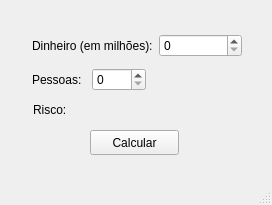
<?xml version="1.0" encoding="UTF-8"?>
<ui version="4.0">
 <class>MainWindow</class>
 <widget class="QMainWindow" name="MainWindow">
  <property name="geometry">
   <rect>
    <x>0</x>
    <y>0</y>
    <width>272</width>
    <height>205</height>
   </rect>
  </property>
  <property name="windowTitle">
   <string>MainWindow</string>
  </property>
  <widget class="QWidget" name="centralwidget">
   <widget class="QPushButton" name="calcularPushButton">
    <property name="geometry">
     <rect>
      <x>90</x>
      <y>130</y>
      <width>89</width>
      <height>25</height>
     </rect>
    </property>
    <property name="text">
     <string>Calcular</string>
    </property>
   </widget>
   <widget class="QWidget" name="layoutWidget">
    <property name="geometry">
     <rect>
      <x>32</x>
      <y>32</y>
      <width>210</width>
      <height>28</height>
     </rect>
    </property>
    <layout class="QHBoxLayout" name="horizontalLayout">
     <item>
      <widget class="QLabel" name="dinheiroLabel">
       <property name="text">
        <string>Dinheiro (em milhões):</string>
       </property>
      </widget>
     </item>
     <item>
      <widget class="QSpinBox" name="dinheiroSpinBox"/>
     </item>
    </layout>
   </widget>
   <widget class="QWidget" name="layoutWidget">
    <property name="geometry">
     <rect>
      <x>32</x>
      <y>66</y>
      <width>114</width>
      <height>28</height>
     </rect>
    </property>
    <layout class="QHBoxLayout" name="horizontalLayout_2">
     <item>
      <widget class="QLabel" name="pessoasLabel">
       <property name="text">
        <string>Pessoas:</string>
       </property>
      </widget>
     </item>
     <item>
      <widget class="QSpinBox" name="pessoasSpinBox"/>
     </item>
    </layout>
   </widget>
   <widget class="QLabel" name="riscoLabel">
    <property name="geometry">
     <rect>
      <x>33</x>
      <y>101</y>
      <width>40</width>
      <height>17</height>
     </rect>
    </property>
    <property name="text">
     <string>Risco:</string>
    </property>
   </widget>
   <widget class="QLabel" name="riscoLabel2">
    <property name="geometry">
     <rect>
      <x>79</x>
      <y>101</y>
      <width>161</width>
      <height>17</height>
     </rect>
    </property>
    <property name="text">
     <string/>
    </property>
   </widget>
  </widget>
  <widget class="QMenuBar" name="menubar">
   <property name="geometry">
    <rect>
     <x>0</x>
     <y>0</y>
     <width>272</width>
     <height>22</height>
    </rect>
   </property>
  </widget>
  <widget class="QStatusBar" name="statusbar"/>
 </widget>
 <resources/>
 <connections/>
</ui>
